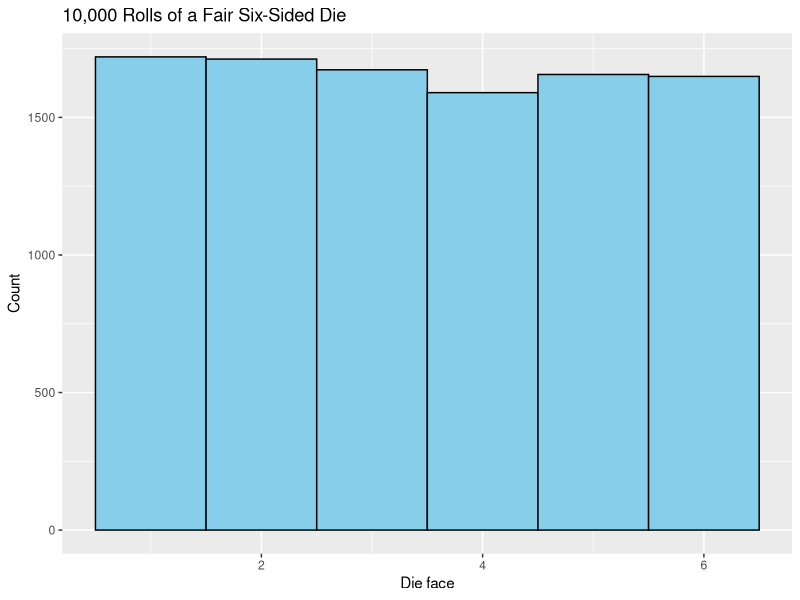
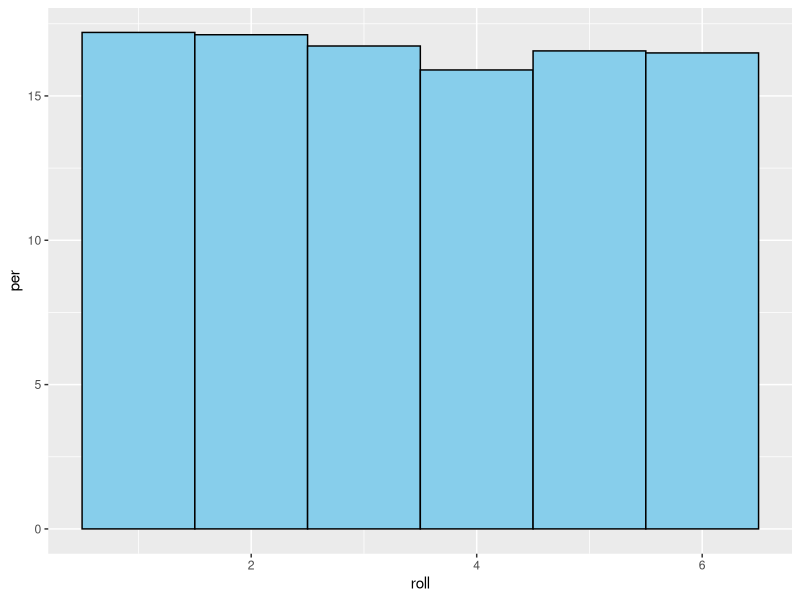
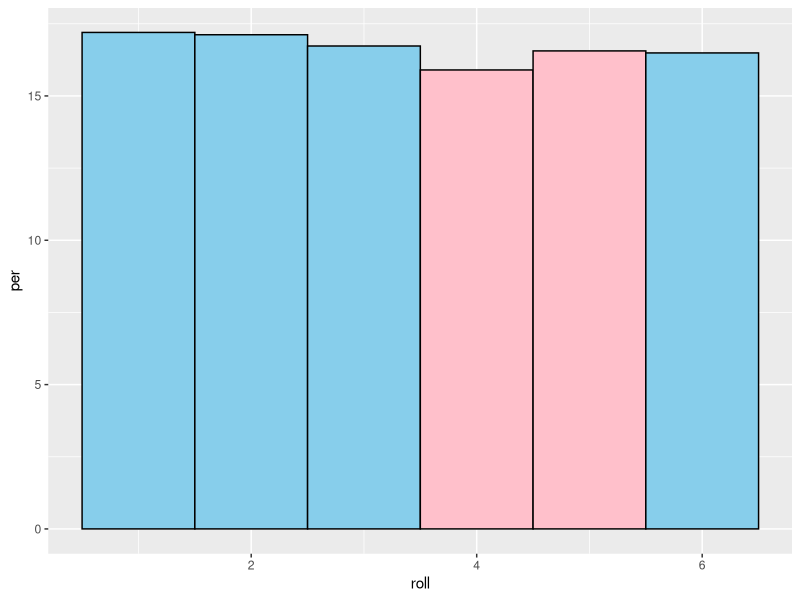
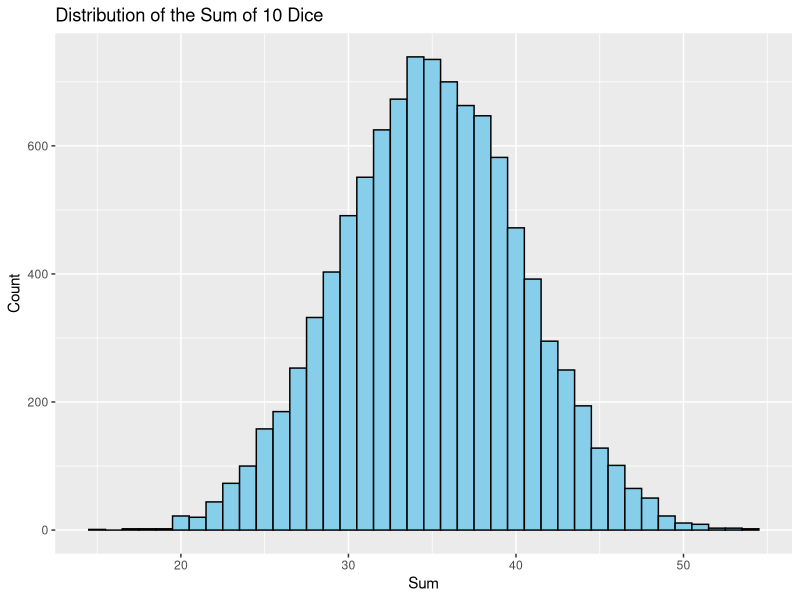
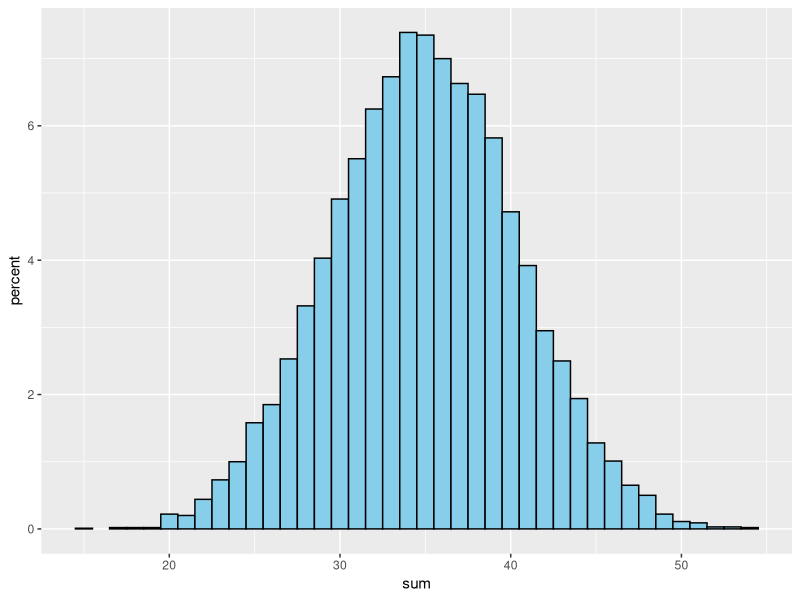
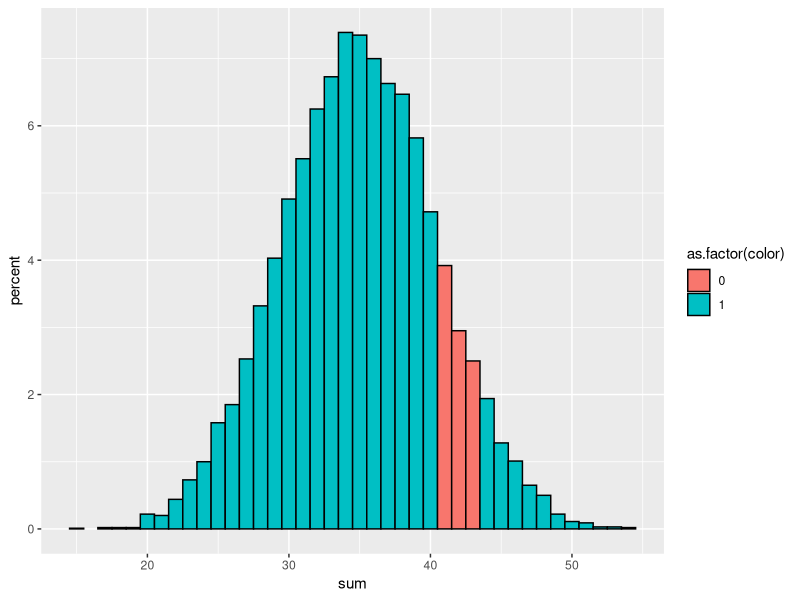
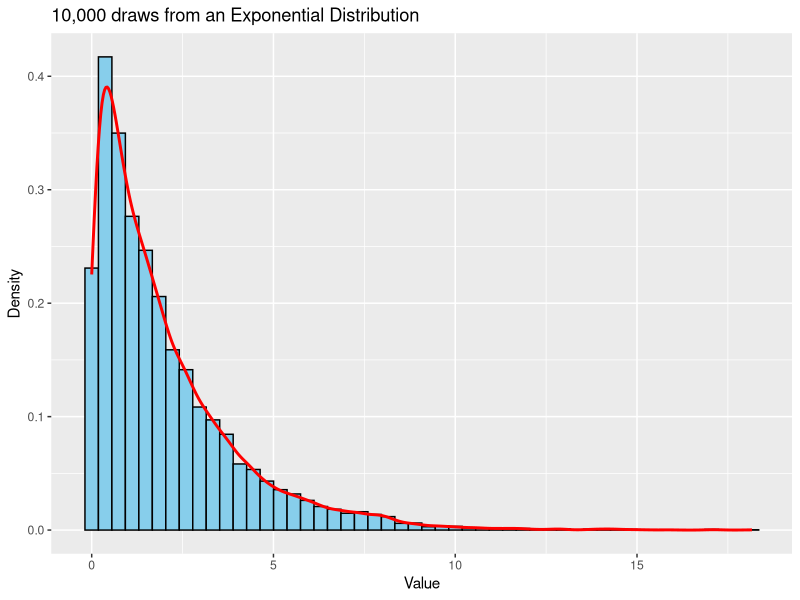
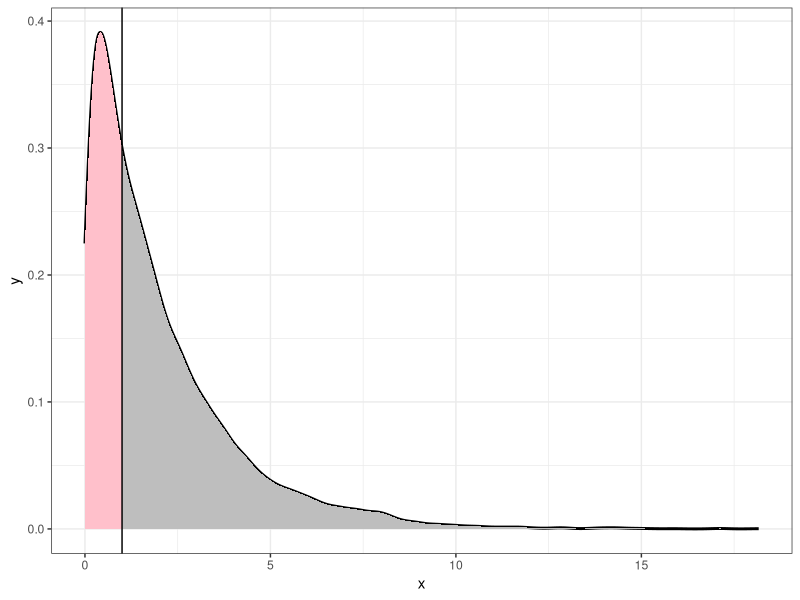

Write the R code that produced these figures, in order.
## ---- chunk 1
library(tidyverse)

set.seed(123) #most computers can't generate *true* randomness but use complicated formulas to get strings of numbers close enough to random. set.seed() just means we're all using the same random string so that we will all get the same results. 

#use the "sample" function to roll dice 10,000 times. Randomly ampling from a list of 1-6, 10k times. 
dice6 <- sample(1:6, size = 10000, replace = TRUE)
#take a look at dice 6 in your environment, it should be a HUGE list of type integer
head(dice6)

#convert dice6 to a tibble and use ggplot to look at a histogram of dice rolls
tibble(roll = dice6) %>%
  ggplot(aes(x = roll)) +
  geom_histogram(binwidth = 1, fill = "skyblue", color = "black") +
  labs(title = "10,000 Rolls of a Fair Six-Sided Die", x = "Die face", y = "Count")

#We expect each outcome (1–6) about 1/6 ≈ 16.7% of the time.
#let's replot this by proportion
tibble(roll = dice6) %>% group_by(roll) %>% summarise(N=n(), prob=N/10000, per=prob*100) %>% ggplot(aes(x=roll, y=per)) + geom_col(fill="skyblue", color="black", width=1)
#now we can also use this plot to make estimates about probability... what is the probability that it we roll the dice again that we get a 4? 16.5%! 
#for dice we already know that it should be 1/6, but many times we're measuring things where we don't know before hand

#what about the probability of 4 or 5? 
#we can add up multiple columns! another way to think about it is the "area" is equal to the probability. 

tibble(roll = dice6) %>% group_by(roll) %>% summarise(N=n(), prob=N/10000, per=prob*100) %>% mutate(color=c("skyblue", "skyblue", "skyblue","pink", "pink", "skyblue")) %>%
  ggplot(aes(x=roll, y=per, fill=color)) + geom_col(color="black", width=1) +
  scale_fill_identity()

#2X16.5%=37%

## ---- chunk 2
set.seed(123) #reset the seed 

# Roll 10 dice, 10000 times, and take the sum
dice_sum <- replicate(10000, sum(sample(1:6, 10, replace = TRUE)))

tibble(sum = dice_sum) %>%
  ggplot(aes(x = sum)) +
  geom_histogram(binwidth = 1, fill = "skyblue", color = "black") +
  labs(title = "Distribution of the Sum of 10 Dice", x = "Sum", y = "Count")

#this actually ended up normally distributed! 
#let's plot this as percentage... 

dice_sum_counts <- tibble(sum = dice_sum) %>% group_by(sum) %>% summarise(N=n(), percent=N/10000*100)

dice_sum_counts %>% ggplot(aes(x=sum, y=percent)) + geom_col(fill="skyblue", color="black", width=1)

#calculate the area (easy to do when it's chunked into columns)
#area = adding the value for each column together 

dice_sum_counts %>% mutate(color=if_else(sum %in% c(41,42,43),0,1)) %>%
  ggplot(aes(x=sum, y=percent, fill=as.factor(color))) + geom_col(color="black", width=1) 

dice_sum_counts %>% filter(sum %in% c(41,42,43)) %>% ungroup() %>% summarise(sum(percent))
#we have a 9.35% of getting a sum of 10 dice rolls equal to 41, 42, or 43
#9.35% also equals the "area under the curve" that is red (or the area of all three columns)

sum(dice_sum_counts$percent)
#the total probability is 100% 
#the total area under the curve is 100% 

## ---- chunk 3
set.seed(123) #reset the seed 

# Generate 10,000 samples from an exponential distribution
callInterval <- rexp(10000, rate = 0.5) 
head(callInterval)
#this could be time until the next meerkat sentinel call for example, with an average rate of 0.5 calls per minute (or an average of 1 call every 2 minutes).

#Let's see what shape this takes: 
#use y=after_stat(density) to create a histogram with the y-axis as proportion instead of count 
# Histogram + density estimate
tibble(x = callInterval) %>%
  ggplot(aes(x = x)) +
  geom_histogram(aes(y = after_stat(density)), bins = 50, fill = "skyblue", color = "black") +
  geom_density(color = "red", size = 1) +
  labs(title = "10,000 draws from an Exponential Distribution", 
       x = "Value", y = "Density")

#What is the probability that the next call comes in less than 1 minute?

# compute density for plotting manually (normally geom_density does this automatically)
dens <- density(callInterval, from = 0, to = max(callInterval), n = 2048)
dens <- data.frame(x = dens$x, y = dens$y)
head(dens)
dens_shade <- subset(dens, x <= 1)

# plotting 
ggplot(dens, aes(x = x, y = y)) +
  geom_line(size = 1, color = "black") + # full density curve
  geom_ribbon(aes(x=x, ymin=0, ymax=y), fill="gray") +
  geom_ribbon(data = dens_shade, aes(x = x, ymin = 0, ymax = y),
              fill = "pink") +  # exact shaded area under curve
  geom_vline(xintercept = 1) +
  theme_bw()

# calculate the area of the pink shaded section 
pexp(1, rate = 0.5) #for a theoretical exponential distribution 
mean(callInterval <= 1) #very rough approximation for our distribution itself (technically would need calculus for true approximation, but this is closer than pexep for our data because our data is just a *sample* from the exponential which introducing variability). 
# 38.9% 

# what is the probability that the next meerkat call comes between 5 and 10 minutes after the last one? 
dens_shade <- subset(dens, x <= 10 & x >= 5)
ggplot(dens, aes(x = x, y = y)) +
  geom_line(size = 1, color = "black") + # full density curve
  geom_ribbon(aes(x=x, ymin=0, ymax=y), fill="gray") +
  geom_ribbon(data = dens_shade, aes(x = x, ymin = 0, ymax = y),
              fill = "pink") +  # exact shaded area under curve
  geom_vline(xintercept = c(5,10)) +
  theme_bw()

pexp(10, rate = 0.5) - pexp(5, rate=0.5) #theoretical
mean(callInterval >= 5 & callInterval <= 10) #empirical approximation
#7.53% 

## ---- chunk 4
set.seed(789)
pop <- rnorm(100000, mean = 50, sd = 10) #generate an imaginary population of 100,000 antelope with a mean height of 50cm and a standard deviation of 10cm that is normally distributed

#let's measure a few (50) antelope and see what heights we get. Let's repeat the sample 1000x (you would never take 1000 samples in reality, maybe you would take another sample the next year, but here imagine there are 1000 parallel universes where you take 1 sample of 50 antelope heights) 
samples <- data.frame(replicate(1000, sample(pop,50))) #table where each column is a new sample

#look at the variation in the samples 
#this mimics the real word process, where the samples generally represent the population but there's variation
hist(samples$X1)
hist(samples$X2)
hist(samples$X3)
hist(samples$X4)

mean(samples$X1)
mean(samples$X2)
mean(samples$X3)
mean(samples$X4)


#make IDs it's own column and make the heights all in one column (long format)
samples <- samples %>% pivot_longer(cols = everything(), names_to = "sampleID", values_to = "heights")

#lets visualize the variability! 
samples %>% filter(sampleID %in% paste0("X", 1:20)) %>% ggplot(aes(x=heights, fill=sampleID)) + geom_density(alpha=.2) + theme(legend.position="none")

#The Law of Large Numbers (LLN) is a fundamental principle in probability. It says that as the number of observations in a sample increases, the sample average (or proportion) will get closer and closer to the true population average (or probability).
samples10 <- data.frame(replicate(1000, sample(pop,10)))
samples10 <- samples10 %>% pivot_longer(cols = everything(), names_to = "sampleID", values_to = "heights")
samples10 %>% filter(sampleID %in% paste0("X", 1:20)) %>% ggplot(aes(x=heights, fill=sampleID)) + geom_density(alpha=.2)+ theme(legend.position="none")
#even smoother 

samples1k <- data.frame(replicate(1000, sample(pop,1000)))
samples1k <- samples1k %>% pivot_longer(cols = everything(), names_to = "sampleID", values_to = "heights")
samples1k %>% filter(sampleID %in% paste0("X", 1:20)) %>% ggplot(aes(x=heights, fill=sampleID)) + geom_density(alpha=.2)+ theme(legend.position="none")
#way LESS variability and much closer to the true population! 

samples10k <- data.frame(replicate(1000, sample(pop,10000)))
samples10k <- samples10k %>% pivot_longer(cols = everything(), names_to = "sampleID", values_to = "heights")
samples10k %>% filter(sampleID %in% paste0("X", 1:20)) %>% ggplot(aes(x=heights, fill=sampleID)) + geom_density(alpha=.2)+ theme(legend.position="none")
#even smoother 
## ---- chunk 5
#let's look at the distribution of MEAN heights 
#now we're not plotting raw heights, we're plotting the sample means (we took 1000 samples so we have 1000 means) *each sample measured 50 antelope heights
sampleMeans <- samples %>% group_by(sampleID) %>% summarise(meanHeight = mean(heights))
sampleMeans
ggplot(sampleMeans, aes(x=meanHeight)) + geom_histogram(fill="skyblue", color="black") + geom_vline(xintercept = mean(pop), col="red", lwd=1)
#this geom_vline is the "mean of means" or the "mean mean"
#even though we had a lot of variability in each sample with different histograms and different means, the "Distribution of Sample Means" has a mean that is very close to the TRUE population mean 

#one thing that is cool is that this distribution of means is almost always normal, regardless of the shape of the distribution of heights (or whatever it is that you're measuring)
#let's go back to meerkat inter-call intervals... 

sampleDist <- tibble(x = callInterval) %>%
  ggplot(aes(x = x)) +
  geom_histogram(bins = 50, fill = "skyblue", color = "black") +
  geom_vline(xintercept = mean(callInterval), col="red") +
  labs(x="Intercall Intervals (n=10,000 calls)")
sampleDist
#most sentinel calls occur within 5 minutes of each other, but some calls are spaced out much longer

#let's measure meerkat call intervals in 1,000 parallel universes where each time we have 1000 recordings of sentinel calls and the time between them

mean(rexp(10000, rate = 0.5)) #run this a few times, we get a different value each time but generally close to 2 minutes (the population average)

#replicate this experiment in 10,000 parallel universes 
meanCallSamples <- replicate(1000, mean(rexp(10000, rate = 0.5)))

meanDist <- tibble(x = meanCallSamples) %>%
  ggplot(aes(x = x)) +
  geom_histogram(bins = 50, fill = "skyblue", color = "black")+
  geom_vline(xintercept = mean(meanCallSamples), col="red")+
  labs(x="Mean Intercall Intervals (n=1000 means)")
meanDist

library(patchwork)
sampleDist + meanDist

#the distribution of sample means gets wider with small sample sizes and narrower the larger the sample size... 
meanDist50 <- tibble(x = replicate(1000, mean(rexp(50, rate = 0.5)))) %>%
  ggplot(aes(x = x)) +
  geom_histogram(bins = 50, fill = "skyblue", color = "black")+
  geom_vline(xintercept = mean(meanCallSamples), col="red")+
  labs(x="Mean Intercall Intervals (sample size = 50)")+
  xlim(1,3)
meanDist50
meanDist500 <- tibble(x = replicate(1000, mean(rexp(500, rate = 0.5)))) %>%
  ggplot(aes(x = x)) +
  geom_histogram(bins = 50, fill = "skyblue", color = "black")+
  geom_vline(xintercept = mean(meanCallSamples), col="red")+
  labs(x="Mean Intercall Intervals (sample size = 500)")+
  xlim(1,3)
meanDist500
meanDist50+meanDist500



# WHY DO WE CARE ABOUT THIS? 

# In statistics, we are almost always working with means when we are describing our data. And we can fairly safely assume that our mean comes from a normal distribution of theoretical sample means. We can ask.. what is the probability that OUR MEAN comes from a distribution of means centered around 0? (0 is often the mean of our null hypothesis...) 


## ---- chunk 6
set.seed(124)
library(rmutil)  # for Laplace distribution

sample <- rmutil::rlaplace(35, m = -20, s = 40)  
mean(sample)
sd(sample)
# let's say we observe that on average meerkats stayed 22.58 meters closer to the sleeping burrow on days with the fox dummy compared to days without the fox dummy with a standard deviation of 43.59 when we sampled 25 groups on consecutive days
sample <- tibble(travel=sample)
ggplot(sample, aes(x=travel)) + geom_histogram(binwidth=19, fill="skyblue", color="black") + geom_vline(xintercept = mean(sample$travel), col="red")

#Was this decrease just random chance?! 

#If our predator dummmy had no effect in reality and this was just random chance then the population mean should be 0. 
#As a rule of thumb if your sample size is greater than 30, you can typically assume the population sd is the same as your sd 
population <- rmutil::rlaplace(100000, m=0, s= 43.59)

#let's create a distribution of sample means from the population 
populationMeans <- replicate(10000, mean(sample(population,35)))
populationMeans <- tibble(means=populationMeans)
ggplot(populationMeans, aes(x=means)) + geom_histogram(bins=50, fill="skyblue", color="black") + geom_vline(xintercept = 0, col="red")
#if we take samples of size 35 meerkat groups... 1000x this is what the distribution of means would look like 


#how does OUR real sample mean compare to the distribution of sample means under our null hypothesis? 
populationMeans <- replicate(100000, mean(sample(population,35)))
populationMeans <- tibble(means=populationMeans)
ggplot(populationMeans, aes(x=means)) + geom_histogram(bins=50, fill="skyblue", color="black") + geom_vline(xintercept = 0, col="red") + geom_vline(xintercept = mean(sample$travel), col="blue")

#what is the probability of getting our mean?
#what is the probability of getting a mean as low (or lower) than ours? 
#shaded area to the left 
#plotting: 
dens <- density(populationMeans$means, from = min(populationMeans$means), 
                to = max(populationMeans$means), n = 2048)
dens <- data.frame(x = dens$x, y = dens$y)
dens_shade <- dens %>% filter(x <= mean(sample$travel))

areaCurvePlot <- ggplot(dens, aes(x = x, y = y)) +
  geom_line() + 
  geom_ribbon(aes(x = x, ymin = 0, ymax = y), fill = "lightgray") + 
  geom_ribbon(data = dens_shade, aes(x = x, ymin = 0, ymax = y), fill = "pink") +     
  geom_vline(xintercept = mean(sample$travel), color = "red") +
  labs(x="distribution of means")+
  theme_bw()
areaCurvePlot

#calculate the area under the cover with an approximation
mean(populationMeans <= mean(sample$travel))

#there is roughly a 1.48% chance of getting our mean for meerkats if the dummy fox truly had zero effect. 

##### THIS IS ESSENTIALLY WHAT A P-VALUE IS ############

#### BUT MORE IMPORTANTLY... IS THIS DATA BIOLOGICALLY MEANINGFUL?? ##### 
rawdata <- ggplot(sample, aes(x=travel)) + geom_histogram(binwidth=19, fill="skyblue", color="black") + geom_vline(xintercept = mean(sample$travel), col="red") + theme_bw()
rawdata + areaCurvePlot

## ---- chunk 7
#To compare out sample mean to the normal curve we need to convert it to z-scores to match the x-axis of the normal curve. 

# This is our observed sample:
mean_sample <- -22.58
sd_sample <- 43.59
n <- 35

# Standard error of the mean
se <- sd_sample / sqrt(n)

# Compare our sample mean to the null hypothesis (mean = 0)
z <- (mean_sample - 0) / se
z
# z tells us how many SEs our sample mean is below the null mean
# here we use SE instead of SD because we're comparing means (and SE is the SD of the distribution of means)

# Probability of observing this mean or less (one-sided)
p_one_side <- pnorm(z)
p_one_side

# Two-sided p-value
#probability of observing a mean this extreme on either end < -22 OR > 22 
p_two_side <- 2 * p_one_side
p_two_side

# ---- Visualization ----
# Normal curve representing sampling distribution under null
x <- seq(-100, 50, length.out = 1000) #create an x-axis 
y <- dnorm(x, mean=0, sd=se) #create y-values for normal curve 

# Shade area below sample mean
shade <- x <= mean_sample

tibble(x=x, y=y, shade=shade) %>%
  ggplot(aes(x=x, y=y)) +
  geom_line(size=1) +
  geom_ribbon(aes(ymax=y, ymin=0, fill=shade)) +
  geom_vline(xintercept = mean_sample, color="red", size=1) +
  scale_fill_manual(values = c("TRUE"="pink","FALSE"="gray")) +
  theme_bw() +
  theme(legend.position = "none")
## ---- chunk 8
# ---- Confidence interval (approximate 95%) ----

#95% of data under the normal curve are between -1.96 and +1.96 
pnorm(1.96) - pnorm(-1.96) #draw it in ppt

#calculate it by taking our se and multiplying it by 1.96 to figure out what our range is for 1.96 SEs below and 1.96 SEs above our mean: 
ci_lower <- mean_sample - 1.96 * se
ci_upper <- mean_sample + 1.96 * se
ci_lower
ci_upper

#Our 95% confidence interval was from -37.02 meters to -8.14 meters, so it is likely that the true mean is inside this range. 

# *** if we have a 95% confidence level, we can be confident that 95% of the time (19 out of 20 times we take samples), our interval estimate will accurately captures the true population mean being estimated.
# ***not 95% probability the true mean is in the range, just that 95% of the time the true mean will be in this range 




## take multiple CIs with multiple samples simulation
set.seed(456)

# Suppose the true mean travel reduction is -20, SD = 43.59
true_mean <- -20
sd_sample <- 43.59
n <- 35
se <- sd_sample / sqrt(n)

# Simulate 50 repeated samples of size n
n_samples <- 50
sample_means <- rnorm(n_samples, mean = true_mean, sd = sd_sample/sqrt(n)) # each sample's mean
ci_lower <- sample_means - 1.96 * se
ci_upper <- sample_means + 1.96 * se

# Put in a tibble
ci_df <- tibble(
  sampleID = 1:n_samples,
  mean = sample_means,
  lower = ci_lower,
  upper = ci_upper,
  contains_true = (ci_lower <= true_mean) & (ci_upper >= true_mean)
)

# Plot
ggplot(ci_df, aes(y = sampleID)) +
  geom_errorbarh(aes(xmin = lower, xmax = upper, color = contains_true), height = 0.3) +
  geom_point(aes(x = mean), size = 2) +
  geom_vline(xintercept = true_mean, linetype = "dashed") +
  scale_color_manual(values = c("red","blue")) +
  labs(title="95% Confidence Intervals from 50 Repeated Samples",
       subtitle="Blue intervals contain the true mean, red intervals do not",
       x="Mean travel distance reduction (m)", y="Sample ID", color="Contains True Mean?") +
  theme_minimal()
